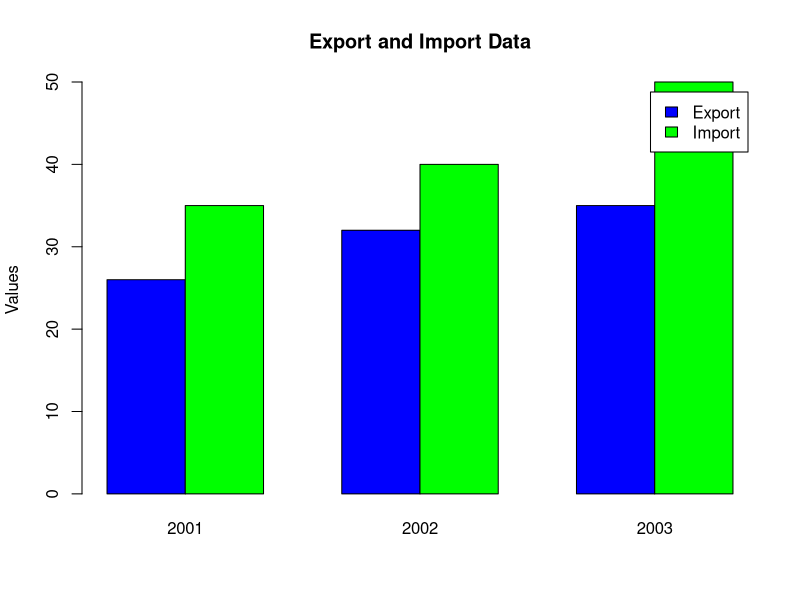

R code for this plot:
year <- c(2001, 2002, 2003)
export <- c(26, 32, 35)
import <- c(35, 40, 50)

data <- rbind(export, import)

barplot(data, beside = TRUE, names.arg = year,
        col = c("blue", "green"),
        legend.text = c("Export", "Import"),
        main = "Export and Import Data",
        ylab = "Values")

